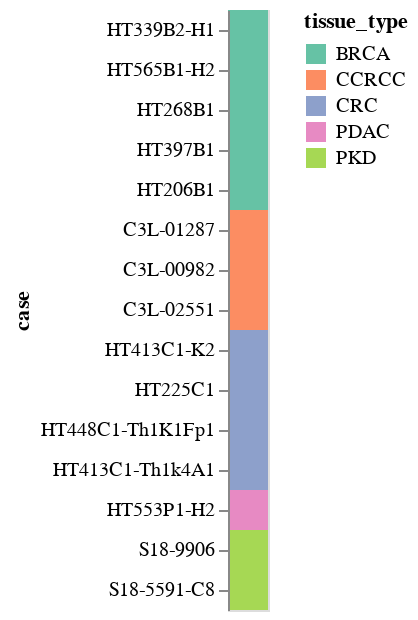

Here is the notebook cell this chart was saved with:
### Code cell
alt.Chart(case_meta).mark_rect().encode(
    y=alt.Y('case', sort=case_order),
    color=alt.Color('tissue_type').scale(scheme="set2")
)

### Figure 1 — Vega-Lite specification as saved in the notebook (floating-point values rounded to 4 significant figures)
{"config": {"view": {"continuousWidth": 300, "continuousHeight": 300}}, "data": {"name": "data-961b1ce0b55b9bcfd8b2fb4b4fe35ed3"}, "mark": {"type": "rect"}, "encoding": {"color": {"field": "tissue_type", "scale": {"scheme": "set2"}, "type": "nominal"}, "y": {"field": "case", "sort": ["HT339B2-H1", "HT565B1-H2", "HT268B1", "HT397B1", "HT206B1", "C3L-01287", "C3L-00982", "C3L-02551", "HT413C1-K2", "HT225C1", "HT448C1-Th1K1Fp1", "HT413C1-Th1k4A1", "HT553P1-H2", "S18-9906", "S18-5591-C8"], "type": "nominal"}}, "$schema": "https://vega.github.io/schema/vega-lite/v5.16.3.json", "datasets": {"data-961b1ce0b55b9bcfd8b2fb4b4fe35ed3": [{"case": "C3L-00982", "tissue_type": "CCRCC", "cohort": "inhouse", "n_sections": 5}, {"case": "C3L-01287", "tissue_type": "CCRCC", "cohort": "inhouse", "n_sections": 2}, {"case": "C3L-02551", "tissue_type": "CCRCC", "cohort": "inhouse", "n_sections": 5}, {"case": "HT206B1", "tissue_type": "BRCA", "cohort": "inhouse", "n_sections": 15}, {"case": "HT225C1", "tissue_type": "CRC", "cohort": "inhouse", "n_sections": 4}, {"case": "HT268B1", "tissue_type": "BRCA", "cohort": "inhouse", "n_sections": 4}, {"case": "HT339B2-H1", "tissue_type": "BRCA", "cohort": "inhouse", "n_sections": 2}, {"case": "HT397B1", "tissue_type": "BRCA", "cohort": "inhouse", "n_sections": 12}, {"case": "HT413C1-K2", "tissue_type": "CRC", "cohort": "inhouse", "n_sections": 2}, {"case": "HT413C1-Th1k4A1", "tissue_type": "CRC", "cohort": "inhouse", "n_sections": 28}, {"case": "HT448C1-Th1K1Fp1", "tissue_type": "CRC", "cohort": "inhouse", "n_sections": 4}, {"case": "HT553P1-H2", "tissue_type": "PDAC", "cohort": "inhouse", "n_sections": 2}, {"case": "HT565B1-H2", "tissue_type": "BRCA", "cohort": "inhouse", "n_sections": 2}, {"case": "S18-5591-C8", "tissue_type": "PKD", "cohort": "inhouse", "n_sections": 14}, {"case": "S18-9906", "tissue_type": "PKD", "cohort": "inhouse", "n_sections": 13}]}}
